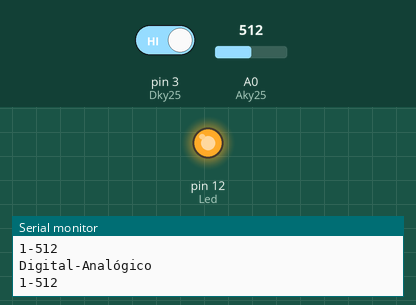
This sketch was run on a simulated Arduino Uno, built with avr-gcc and run on an emulated ATmega328P. Parts: output pins drawn as LEDs (lit = HIGH), the last lines printed to the serial monitor. The test bench sets the inputs (shaded band); at power-on: pin 3 (Dky25) HIGH, A0 (Aky25) = 512.

Above: at 8.8 s.
8.9 s: pin 3 (Dky25) driven LOW
At 17.2 s:
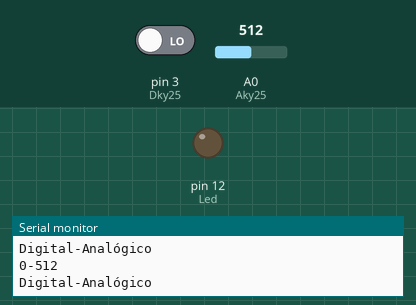
17.5 s: pin 3 (Dky25) driven HIGH
At 18.7 s:
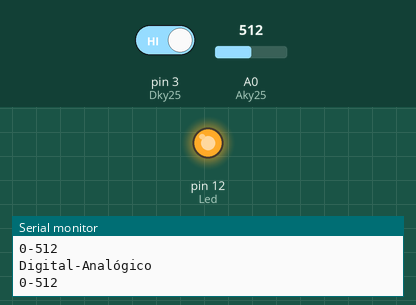
Timing chart, 0 to 20.5 s (numbered marks = the images above; inputs shaded):
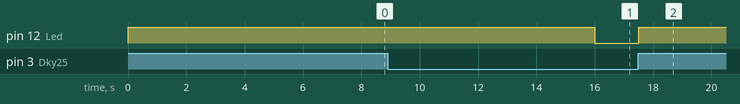

The sketch:

KY-025-y-KY-034.ino
```cpp
/*
  Derechos de autor © UNIT Electronics
  Este codigo se proporciona "tal cual", sin garantías de ningún tipo.

  Para más información, visita nuestro blog:
  https://blog.uelectronics.com/tarjetas-desarrollo/comparacion-entre-interruptores-magneticos-ky-021-ky-025ky-024-y-ky-35/
*/

int Led = 12;                  // Pin 12 para el LED
int Dky25 = 3;                 // Pin para la interfaz digital del KY-025
int Aky25 = A0;                // Pin para la interfaz analógica del KY-025
int D;                         // Variable para almacenar valores digitales del KY-025

void setup() {
  pinMode(Led, OUTPUT);        // Declara el pin 12 como salida para el LED
  pinMode(Dky25, INPUT);       // Declara el pin Dky25 como entrada digital
  Serial.begin(9600);          // Inicialización del puerto serial a 9600 baudios
}

void loop() {
  Serial.print("Digital");                // Imprime "Digital" en el Monitor Serial para identificar...
  Serial.print("-");                      // ...los valores de lectura por puerto digital o...
  Serial.println("Analógico");            // ...analógico
  Serial.print(digitalRead(Dky25));       // Imprime los valores provenientes del pin digital
  Serial.print("-");
  Serial.println(analogRead(Aky25));      // Imprime los valores provenientes del pin analógico

  D = digitalRead(Dky25);                 // Lee el valor del pin digital Dky25 y lo guarda en la variable D

  if (D == 0) {                           // Si D es igual a 0 (no hay detección de imán)
    digitalWrite(Led, LOW);               // Apaga el LED
  } else {                                // Si D es diferente de 0 (hay detección de imán, D = 1)
    digitalWrite(Led, HIGH);              // Enciende el LED
    delay(8000);                          // Espera 8 segundos (8000 milisegundos)
  }
}
```

Measured:
- after the input at 8.9 s, pin 12 (Led): HIGH → LOW after 7.1 s
- after the input at 17.5 s, pin 12 (Led): LOW → HIGH at once
